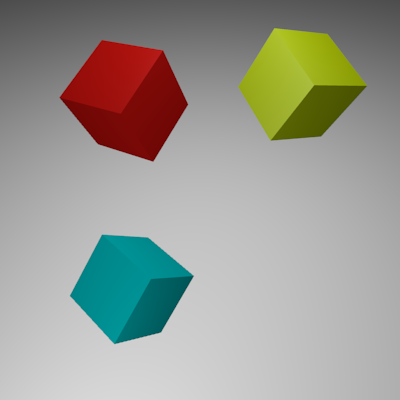
#> input picture pratica_02_seam_remove/Example/test.png, 400 x 400 px, found by its file name
$ python main.py
#> lines starting #> are read from the running program, lines starting #| are printed output that depends on the picture; after the words box and inside, x2 and y2 are one past the last pixel; in counts of white or black regions, pixels touching at a corner belong together
### pratica_02_seam_remove/seam.py
import numpy as np


class SeamCarve():
    __max_energy = 1000000.0

    def __init__(self, img):
        self.__arr = img.astype(int)
        self.__height, self.__width = img.shape[:2]
        self.__energy_arr = np.empty((self.__height, self.__width))
        self.__compute_energy_arr()

    # Isso é importante porque a energia das bordas é definida como máxima para evitar a remoção
    def __is_border(self, i, j):
        return (i == 0 or i == self.__height - 1) or (j == 0 or j == self.__width - 1)

    # Calcula a energia de um pixel somando as diferenças absolutas dos valores de RGB com os pixels adjacentes.
    def __compute_energy(self, i, j):
        if self.__is_border(i, j):
            return self.__max_energy

        b = abs(self.__arr[i - 1, j, 0] - self.__arr[i + 1, j, 0])
        g = abs(self.__arr[i - 1, j, 1] - self.__arr[i + 1, j, 1])
        r = abs(self.__arr[i - 1, j, 2] - self.__arr[i + 1, j, 2])

        b += abs(self.__arr[i, j - 1, 0] - self.__arr[i, j + 1, 0])
        g += abs(self.__arr[i, j - 1, 1] - self.__arr[i, j + 1, 1])
        r += abs(self.__arr[i, j - 1, 2] - self.__arr[i, j + 1, 2])

        energy = b + g + r

        return energy

    # Inverte as dimensões da imagem (e das matrizes associadas) para realizar operações de redimensionamento horizontal como se fossem verticais
    def __swapaxes(self):
        self.__energy_arr = np.swapaxes(self.__energy_arr, 0, 1)
        self.__arr = np.swapaxes(self.__arr, 0, 1)
        self.__height, self.__width = self.__width, self.__height

    # Calcula a energia inicial para todos os pixels da imagem
    def __compute_energy_arr(self):
        self.__energy_arr[[0, -1], :] = self.__max_energy
        self.__energy_arr[:, [0, -1]] = self.__max_energy

        self.__energy_arr[1:-1, 1:-1] = np.add.reduce(
            np.abs(self.__arr[:-2, 1:-1] - self.__arr[2:, 1:-1]), -1)
        self.__energy_arr[1:-1, 1:-1] += np.add.reduce(
            np.abs(self.__arr[1:-1, :-2] - self.__arr[1:-1, 2:]), -1)

    # Calcula a linha de menor energia (seam) para ser removida ou adicionada.
    def __compute_seam(self, horizontal=False):
        if horizontal:
            self.__swapaxes()

        energy_sum_arr = np.empty_like(self.__energy_arr)

        energy_sum_arr[0] = self.__energy_arr[0]
        for i in range(1, self.__height):
            energy_sum_arr[i, :-1] = np.minimum(
                energy_sum_arr[i - 1, :-1], energy_sum_arr[i - 1, 1:])
            energy_sum_arr[i, 1:] = np.minimum(
                energy_sum_arr[i, :-1], energy_sum_arr[i - 1, 1:])
            energy_sum_arr[i] += self.__energy_arr[i]

        seam = np.empty(self.__height, dtype=int)
        seam[-1] = np.argmin(energy_sum_arr[-1, :])
        seam_energy = energy_sum_arr[-1, seam[-1]]

        for i in range(self.__height - 2, -1, -1):
            l, r = max(0, seam[i + 1] -
                        1), min(seam[i + 1] + 2, self.__width)
            seam[i] = l + np.argmin(energy_sum_arr[i, l: r])

        if horizontal:
            self.__swapaxes()

        return (seam_energy, seam)

    # Executa a remoção ou adição do seam
    def __carve(self, horizontal=False, seam=None, remove=True):
        if horizontal:
            self.__swapaxes()

        if seam is None:
            seam = self.__compute_seam()[1]

        if remove:
            self.__width -= 1
        else:
            self.__width += 1

        new_arr = np.empty((self.__height, self.__width, 3))
        new_energy_arr = np.empty((self.__height, self.__width))
        mp_deleted_count = 0

        for i, j in enumerate(seam):
            if remove:
                if self.__energy_arr[i, j] < 0:
                    mp_deleted_count += 1
                new_energy_arr[i] = np.delete(
                    self.__energy_arr[i], j)
                new_arr[i] = np.delete(self.__arr[i], j, 0)
            else:
                new_energy_arr[i] = np.insert(
                    self.__energy_arr[i], j, 0, 0)

                new_pixel = self.__arr[i, j]
                if not self.__is_border(i, j):
                    new_pixel = (
                        self.__arr[i, j - 1] + self.__arr[i, j + 1]) // 2

                new_arr[i] = np.insert(self.__arr[i], j, new_pixel, 0)

        self.__arr = new_arr
        self.__energy_arr = new_energy_arr

        for i, j in enumerate(seam):
            for k in range(j - 1, j + 1):
                if 0 <= k < self.__width and self.__energy_arr[i, k] >= 0:
                    self.__energy_arr[i, k] = self.__compute_energy(i, k)

        if horizontal:
            self.__swapaxes()

        return mp_deleted_count

    # Redimensiona a imagem para new_width e new_height desejados
    # [10 lines left out: function resize, not called in this run]

    # Remove regiões da imagem especificadas por uma máscara
    def remove_mask(self, mask):
        mp_count = np.count_nonzero(mask)

        self.__energy_arr[mask] *= -(self.__max_energy ** 2)
        self.__energy_arr[mask] -= (self.__max_energy ** 2)

        while mp_count:
            v_seam_energy, v_seam = self.__compute_seam(False)
            h_seam_energy, h_seam = self.__compute_seam(True)

            horizontal, seam = False, v_seam

            if v_seam_energy > h_seam_energy:
                horizontal, seam = True, h_seam

            mp_count -= self.__carve(horizontal, seam)

    # Retorna a imagem resultante após as operações de seam carving
    def image(self):
        return self.__arr.astype(np.uint8)

### pratica_02_seam_remove/main.py
import cv2
from seam import SeamCarve

img = cv2.imread('/home/natalia/Música/praticas_visão/pratica_03_seam_remove/Example/test.png')
#> img is the input picture: shape (400, 400, 3); mean B, G, R 146.5, 154.5, 154.2
mask = cv2.imread('/home/natalia/Música/praticas_visão/pratica_03_seam_remove/Example/mascara.png', 0) != 255
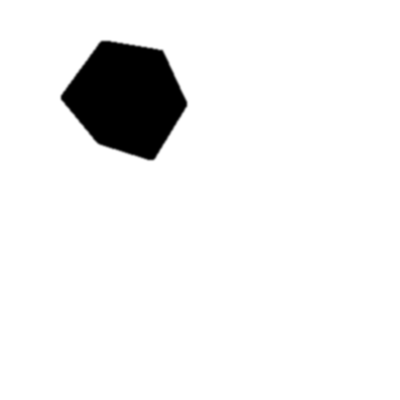
#> input picture pratica_02_seam_remove/Example/mascara.png, 400 x 400 px, found by its file name
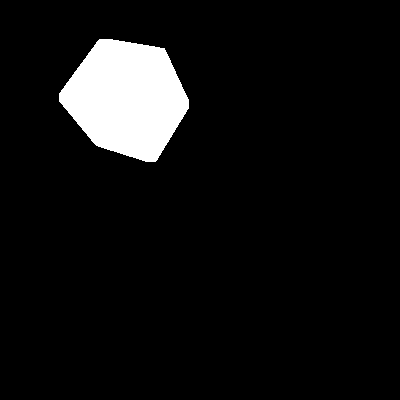
#> mask: shape (400, 400) bool; 6.9% white; 1 white region, box (x1, y1, x2, y2) and area: (59, 39, 189, 162) 11065

sc_img = SeamCarve(img)
sc_img.remove_mask(mask)
#> in remove_mask, `mp_count = np.count_nonzero(mask)`: mp_count = 11065
#> the loop in remove_mask, `while mp_count:` made 151 passes
#> (v_seam_energy, h_seam_energy) on pass 1: (-2.99e+16, -3.98e+16)

cv2.imshow('original', img)
cv2.imshow('removed', sc_img.image())
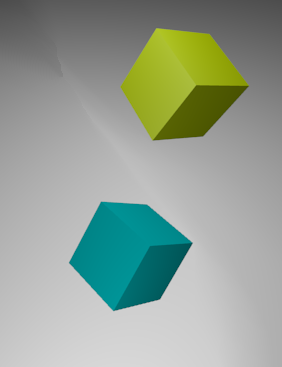
#> window 'removed': shape (367, 282, 3); mean B, G, R 148.8, 160.8, 148.3
cv2.waitKey(0)
